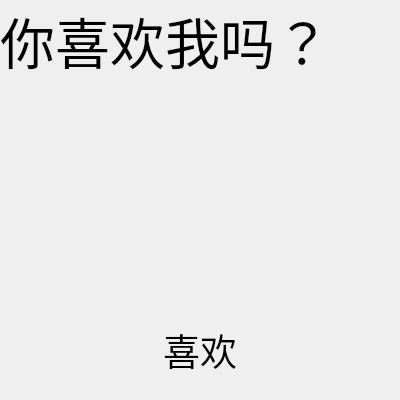
<?xml version="1.0" encoding="UTF-8"?>
<ui version="4.0">
 <class>Widget</class>
 <widget class="QWidget" name="Widget">
  <property name="geometry">
   <rect>
    <x>0</x>
    <y>0</y>
    <width>400</width>
    <height>400</height>
   </rect>
  </property>
  <property name="minimumSize">
   <size>
    <width>400</width>
    <height>400</height>
   </size>
  </property>
  <property name="maximumSize">
   <size>
    <width>400</width>
    <height>400</height>
   </size>
  </property>
  <property name="font">
   <font>
    <family>楷体</family>
   </font>
  </property>
  <property name="windowTitle">
   <string>Widget</string>
  </property>
  <widget class="QPushButton" name="btnLove">
   <property name="geometry">
    <rect>
     <x>0</x>
     <y>300</y>
     <width>400</width>
     <height>100</height>
    </rect>
   </property>
   <property name="font">
    <font>
     <family>楷体</family>
     <pointsize>28</pointsize>
    </font>
   </property>
   <property name="styleSheet">
    <string notr="true">border:0;</string>
   </property>
   <property name="text">
    <string>喜欢</string>
   </property>
  </widget>
  <widget class="QLabel" name="label">
   <property name="geometry">
    <rect>
     <x>0</x>
     <y>0</y>
     <width>400</width>
     <height>80</height>
    </rect>
   </property>
   <property name="font">
    <font>
     <pointsize>41</pointsize>
    </font>
   </property>
   <property name="text">
    <string>你喜欢我吗？</string>
   </property>
  </widget>
  <widget class="QLabel" name="labelText">
   <property name="geometry">
    <rect>
     <x>0</x>
     <y>80</y>
     <width>400</width>
     <height>120</height>
    </rect>
   </property>
   <property name="font">
    <font>
     <pointsize>15</pointsize>
    </font>
   </property>
   <property name="text">
    <string/>
   </property>
  </widget>
  <widget class="mybutton" name="widget" native="true">
   <property name="geometry">
    <rect>
     <x>20</x>
     <y>210</y>
     <width>100</width>
     <height>40</height>
    </rect>
   </property>
  </widget>
 </widget>
 <customwidgets>
  <customwidget>
   <class>mybutton</class>
   <extends>QWidget</extends>
   <header location="global">mybutton.h</header>
   <container>1</container>
  </customwidget>
 </customwidgets>
 <resources/>
 <connections/>
</ui>
